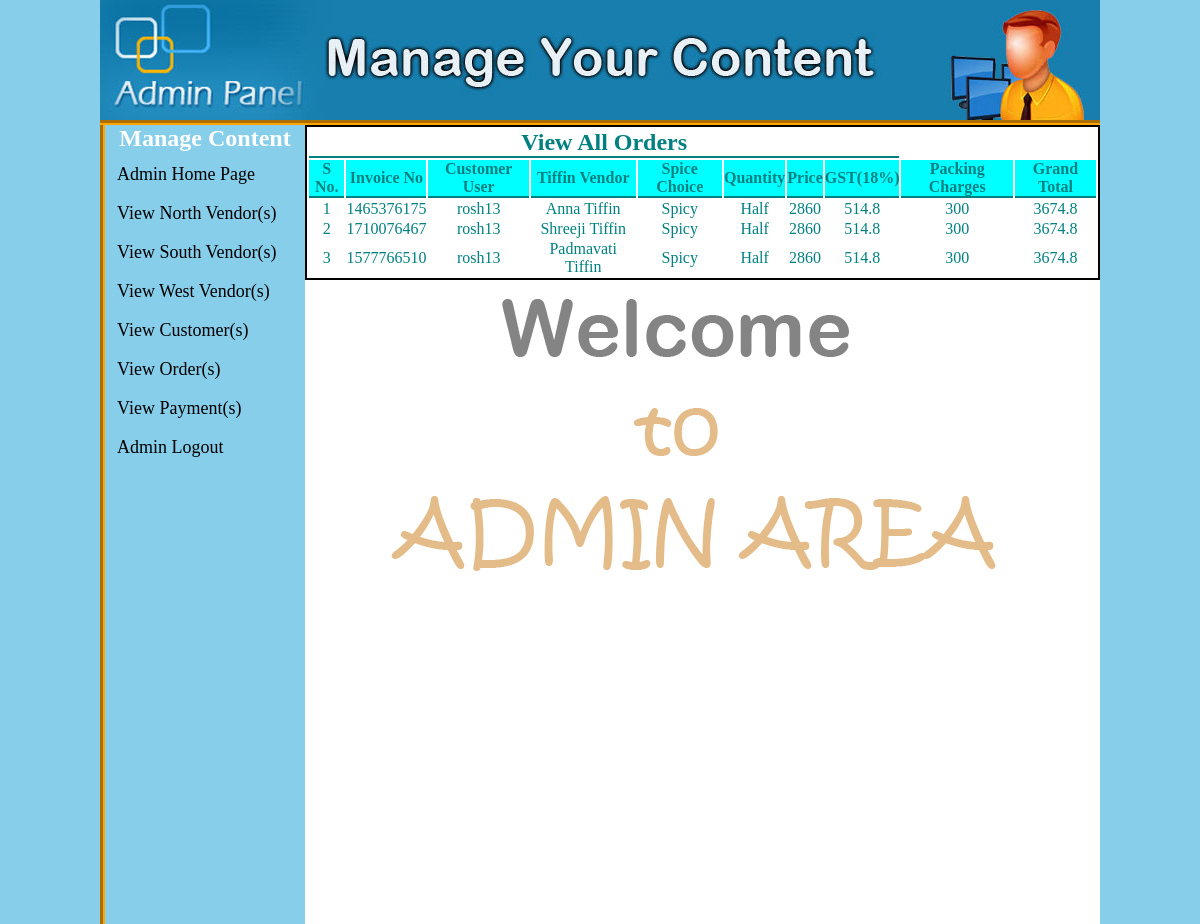
Screenshot of /admin/index.php?view_orders (signed in) with the database file from the repository.
### tables this page shows
CREATE TABLE `bill_det` (
  `S_No.` int(100) NOT NULL,
  `Invoice_No` int(100) NOT NULL,
  `C_user` varchar(255) NOT NULL,
  `C_ip` varchar(255) NOT NULL,
  `V_name` varchar(255) NOT NULL,
  `S_choice` varchar(255) NOT NULL,
  `Qty` varchar(100) NOT NULL,
  `Price` float NOT NULL,
  `Tax` float NOT NULL,
  `Packing` int(11) NOT NULL,
  `G_total` float NOT NULL
);

### admin/view_orders.php (the view, shortened to what this page needs)
<?php
if(!isset($_SESSION['user_email'])){
	echo "<script>window.open('login.php','_self')</script>";
}
else {
?>
<head>
</head>
<table style="float:center; color:teal;"width="795"  cellpadding="8">
	<tr style="margin-top:10px; float:center;">
		<td colspan="8" style="border-bottom:2px solid; text-align:center;"><h2>View All Orders</h2></td>
	</tr>
	<tr style="float:center; background-color:cyan;">
		<th>S No.</th>
		<th>Invoice No</th>
		<th>Customer User</th>
		<th>Tiffin Vendor</th>
		<th>Spice Choice</th>
		<th>Quantity</th>
		<th>Price</th>
		<th>GST(18%)</th>
		<th>Packing Charges</th>
		<th>Grand Total</th>
	</tr>
	<?php
		include("includes/db.php");
		$i=0;
		$get_order = "select * from bill_det";
		$run_order = mysqli_query($con, $get_order);
		while($row_order=mysqli_fetch_array($run_order)){
			$invoice  = $row_order['Invoice_No'];
			$user   = $row_order['C_user'];
			$vname   = $row_order['V_name'];
			$choice    = $row_order['S_choice'];
			$qty    = $row_order['Qty'];
			$price    = $row_order['Price'];
			$gst    = $row_order['Tax'];
			$pack    = $row_order['Packing'];
			$g_tot    = $row_order['G_total'];
			$i++;
	?>
	<tr style="text-align:center">
		<td><?php echo $i; ?></td>
		<td><?php echo $invoice; ?></td>
		<td><?php echo $user;?></td>
		<td><?php echo $vname;?></td>
		<td><?php echo $choice;?></td>
		<td><?php echo $qty; ?></td>
		<td><?php echo $price; ?></td>
		<td><?php echo $gst; ?></td>
		<td><?php echo $pack; ?></td>
		<td><?php echo $g_tot; ?></td>
	</tr>
	<?php } ?>
</table>
<?php } ?>

### admin/css/admin_panel.css (style rules this page uses)
* { margin:0; padding:0; }
body { background: skyblue; }

### admin/view_orders.php (style rules this page uses)
table { border: 2px solid black; }
th { border-bottom:2px solid; }

### rows the page displays
bill_det: Invoice_No "1465376175", C_user "rosh13", V_name "Anna Tiffin", S_choice "Spicy", Qty "Half", Price "2860", Tax "514.8", Packing "300", G_total "3674.8"
bill_det: Invoice_No "1710076467", C_user "rosh13", V_name "Shreeji Tiffin", S_choice "Spicy", Qty "Half", Price "2860", Tax "514.8", Packing "300", G_total "3674.8"
bill_det: Invoice_No "1577766510", C_user "rosh13", V_name "Padmavati Tiffin", S_choice "Spicy", Qty "Half", Price "2860", Tax "514.8", Packing "300", G_total "3674.8"
